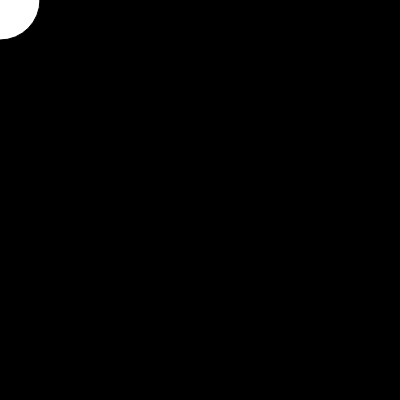
Frame 1 (no input)
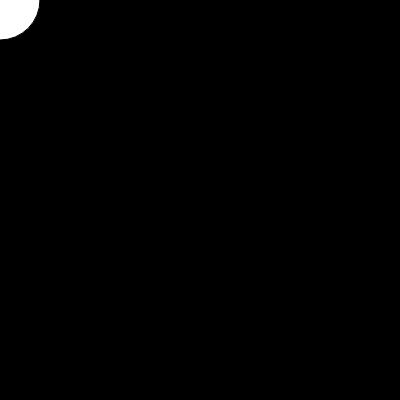
Frame 60 (no input)
Frame 120 (the mouse pressed at the canvas centre since frame 60): identical to frame 60, image omitted

The p5.js sketch that drew these frames (run headless with seeded random() and noise() and a simulated clock; from frame 60 on, the mouse is pressed at the canvas centre):

// p5.js sketch
// ── sketch.js

function setup() {
  createCanvas(400, 400);
  background(0);
}

function draw() {
  if (mouseIsPressed) {
    fill(0);
  } else {
    fill(255);
  }
  ellipse(mouseX, mouseY, 80, 80);
}
